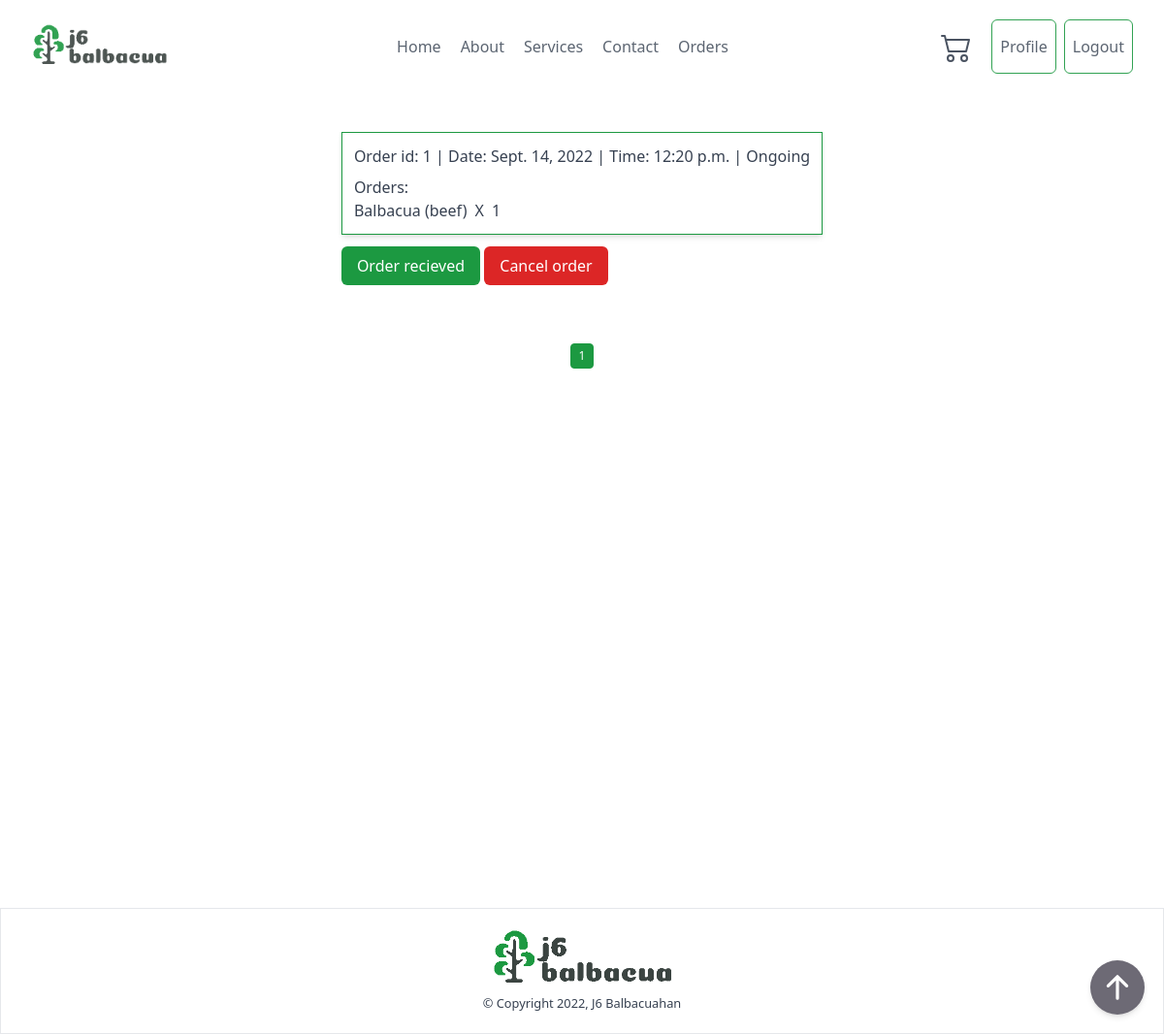
/order/list/ (signed in), run on an earlier commit of the app's database.
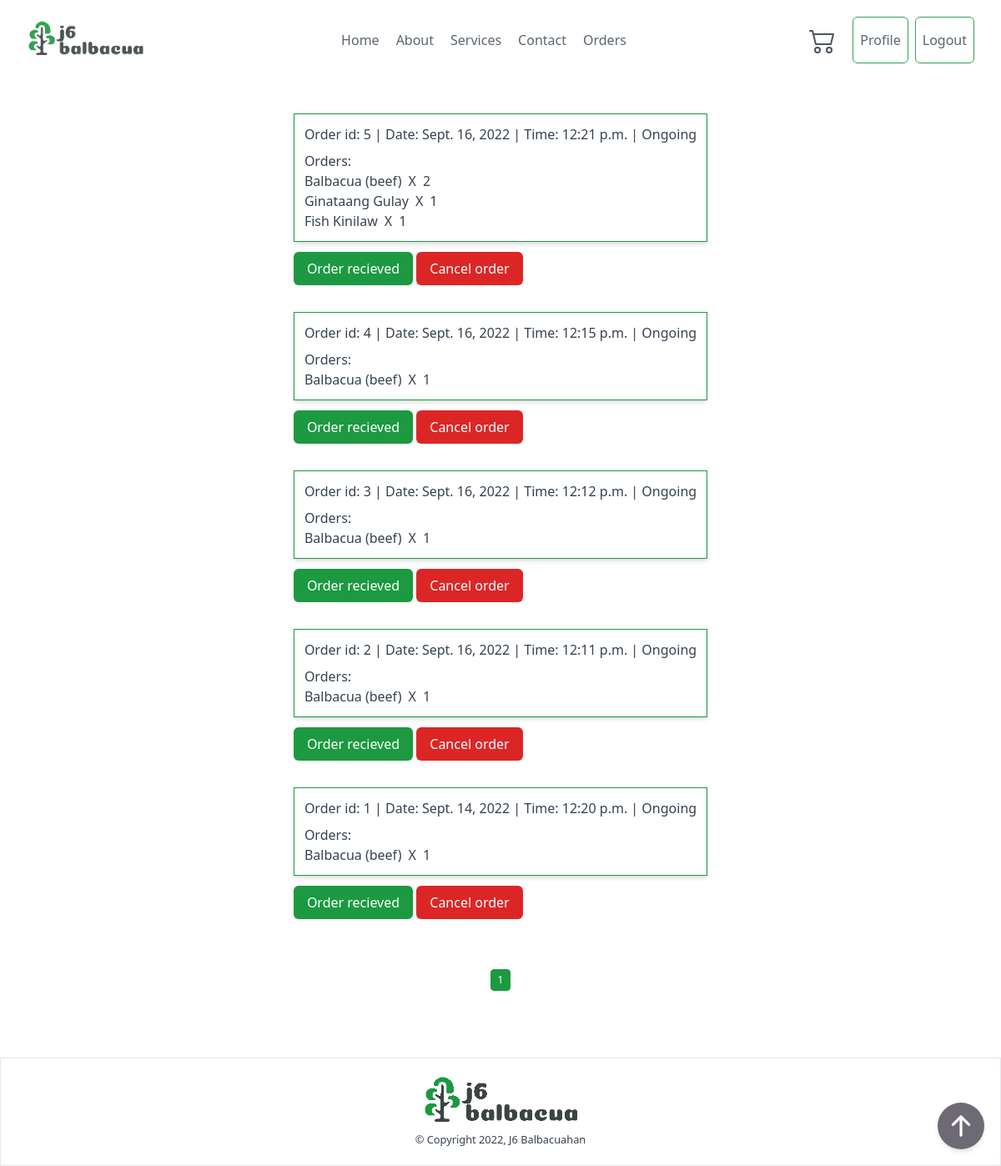
And on a later commit of the database.
### ordering/models.py (models this page shows, shortened)
class Order(models.Model):
    payment = [
        ('Gcash', 'Gcash'),
        ('COD', 'COD')
    ]
    order_status = [
        ('Cancel', 'Cancel'),
        ('Ongoing', 'Ongoing'),
        ('Recieved', 'Recieved')
    ]
    user = models.ForeignKey(User, related_name="user_order", on_delete=models.CASCADE)
    shipping_fee = models.PositiveIntegerField()
    total = models.PositiveIntegerField()
    payment_method = models.CharField(max_length=10, choices=payment)
    paid_status = models.CharField(max_length=10)
    order_status = models.CharField(max_length=20, choices=order_status, default="Ongoing")
    created_at = models.DateTimeField(auto_now_add=True)
    update_at = models.DateTimeField(auto_now=True)
    class Meta:
        ordering = ['created_at']

class OrderItems(models.Model):
    order = models.ForeignKey(Order, related_name="order", on_delete=models.CASCADE)
    food = models.ForeignKey(Food, related_name="food", on_delete=models.CASCADE)
    quantity = models.PositiveIntegerField()
    class Meta:
        verbose_name_plural = "categories"
    def __str__(self):
        return f"{self.food}"

class Food(models.Model):
    STATUS = [
        ('Best Seller', 'Best Seller'),
        ('Favorites', 'Favorites'),
        ('Special', 'Special'),
        ('Out Of Stock', 'Out Of Stock')
    ]
    name = models.CharField(max_length=255)
    price = models.PositiveIntegerField()
    status = models.CharField(
        max_length=50, choices=STATUS, default='Favorites')
    food_image = models.ImageField(
        upload_to='food_img/', null=True, blank=True)
    description = models.TextField(blank=True, null=True)
    created = models.DateTimeField(auto_now_add=True)
    updated = models.DateTimeField(auto_now=True)
    def __str__(self):
        return self.name

### ordering/views.py (the view)
# urls.py: path('order/list/', views.OrderListView.as_view(), name="order-list"),
class OrderListView(LoginRequiredMixin, ListView):
    template_name = "order_list.html"
    context_object_name = 'orders'
    paginate_by = 10
    def get_context_data(self,*args, **kwargs):
        context = super(OrderListView, self).get_context_data(*args,**kwargs)
        order_list = OrderItems.objects.all()
        if 'cart' in self.request.session:
            cart = self.request.session['cart']
        else:
            cart = []
        context['order_list'] = order_list
        context['cart'] = len(cart)
        return context
    def get_queryset(self):
       user = User.objects.get(pk=self.request.user.pk)
       return Order.objects.filter(user=user).order_by('-created_at')

### templates/order_list.html (shortened to what this page needs)
{% extends 'base.html' %}
{% block content %}
{% include 'components/header.html' %}
    <div class="container flex flex-col items-center min-h-screen py-10 mx-auto mb-10">
        <div id="order" class="flex flex-col gap-3">
        {% for order in orders %}
          <div class="p-3 text-gray-700 border shadow-md border-j6primary">
            <a href="{% url 'order-detail' order.pk %}" hx-boost="true">
                <div class="mb-2">Order id: {{order.id}} | Date: {{order.created_at.date}} | Time: {{order.created_at.time}} | {{ order.order_status}}</div>
            </a>
            <p>Orders:</p>
            {% for items in order_list %}
              {% if items.order.id == order.id %}
              <div class="flex gap-2">
                <p>{{items}}</p>
                <p>X</p>
                <p>{{items.quantity}}</p>
              </div>
              {% endif %}
            {% endfor %}
          </div>
            {% if  order.order_status == 'Ongoing' %}
            <div class="mb-5">
                <button
                hx-confirm="Are you sure you recieved the order? This will notify the seller that you recieved the order"
                hx-get="{% url 'recieved-order' order.pk %}"
                hx-target="#order"
                hx-swap="outerHTML"
                class="px-4 py-2 text-white transition-colors duration-200 transform rounded-md bg-j6primary hover:bg-green-500 focus:outline-none focus:bg-green-500"
                >
                Order recieved
                </button>
                <button
                hx-confirm="Are you sure you want to cancel this order? This will notify the seller that you cancel the order"
                hx-get="{% url 'cancel-order' order.pk %}"
                hx-target="#order"
                hx-swap="outerHTML"
                class="px-4 py-2 text-white transition-colors duration-200 transform bg-red-600 rounded-md hover:bg-red-400 focus:outline-none focus:bg-red-500"
                >
                Cancel order
                </button>
            </div>
            {% endif %}
        {% empty %}
            <div>You order is empty</div>
        {% endfor %}
        </div>
        <div class="flex items-start justify-center gap-2 mt-10 text-xs">
            {% for num in page_obj.paginator.page_range %}
            {% if page_obj.number == num %}
            <a
              class="px-2 py-1 text-center text-white border rounded bg-j6primary border-j6primary hover:bg-j6primary hover:text-white"
              href="?page={{ num }}"
            >
              {{num}}
            </a>
            {% endif %}
            {% endfor %}
          </div>
    </div>
{% include 'components/footer.html' %}
{% endblock content %}

What changed in the data, as far as the page shows it:
added Order: id "5", created_at "Sept. 16, 2022", created_at.time "12:21 p.m.", order_status "Ongoing", shows "Order recieved"
added OrderItems: food.name "Balbacua (beef)", quantity "2", shown under "5"
added OrderItems: food.name "Ginataang Gulay", quantity "1", shown under "5"
added OrderItems: food.name "Fish Kinilaw", quantity "1", shown under "5"
added Order: id "4", created_at "Sept. 16, 2022", created_at.time "12:15 p.m.", order_status "Ongoing", shows "Order recieved"
added OrderItems: food.name "Balbacua (beef)", quantity "1", shown under "4"
added Order: id "3", created_at "Sept. 16, 2022", created_at.time "12:12 p.m.", order_status "Ongoing", shows "Order recieved"
added OrderItems: food.name "Balbacua (beef)", quantity "1", shown under "3"
added Order: id "2", created_at "Sept. 16, 2022", created_at.time "12:11 p.m.", order_status "Ongoing", shows "Order recieved"
added OrderItems: food.name "Balbacua (beef)", quantity "1", shown under "2"
